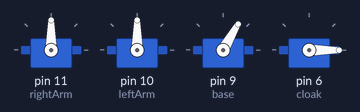
Bench run of a sketch on a simulated Arduino Uno, built with avr-gcc and run on an emulated ATmega328P. On the bench: 4 × servo.

Above: at 1.15 s.
At 11.55 s:
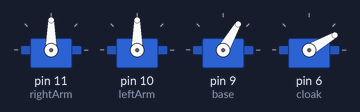
Timing chart, 0 to 13.1 s (numbered marks = the images above):
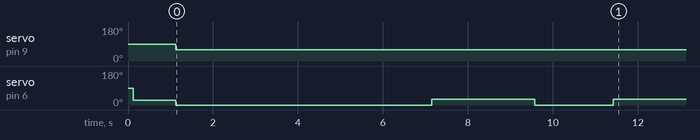

The sketch:

MeArmKnob.ino
```cpp
/*
 Controlling a MeArm 1.0
 by Alejandro Mesias

 modified on 29 Dec 2015
 by Alejandro Mesias
*/

#include <Servo.h>

Servo rightArm; //  11  -- 50 a 180 -- para frente e para tras     -->> valores altos para frente
Servo leftArm;  //  10  -- 30 a 120 -- Sobe e desce a garra        -->> valores altos sobe
Servo base;     //  9   -- 10 a 170 -- Gira a base (centro ~84)
Servo cloak;    //  6   -- 0 a 40   -- Abre a garra


void setup()
{
  rightArm.attach(11);  // attaches the servo on pin 9 to the servo object
  leftArm.attach(10);
  base.attach(9);
  cloak.attach(6);
  moveSlow(rightArm, 93, 10);//rightArm.write(93);
  moveSlow(leftArm, 90, 10); //leftArm.write(90);
  moveSlow(base, 84, 10);//base.write(90);
  cloak.write(25);
  delay(1000);
  Serial.begin(9600);
}


void loop()
{
  base.write(60);
  cloak.write(0);
  moveSlow(leftArm, 30, 10);
  moveSlow(rightArm, 130, 10);
  delay(5000);
  cloak.write(30);

  while(1){
    porEmcima();
    porEmbaixo();
  }

  while(1){delay(100);}

}

void porEmbaixo(){

  moveSlow(base,84,20);
  moveSlow(leftArm, 30, 20);
  moveSlow(rightArm, 130, 20);

  cloak.write(0);

  moveSlow(rightArm, 90, 10);
  moveSlow(leftArm, 50, 10);

  cloak.write(30);

  delay(500);

  cloak.write(0);
  moveSlow(leftArm, 30, 20);
  moveSlow(rightArm, 130, 20);
  cloak.write(30);
}

void porEmcima(){
  //Sobe
  moveSlow(rightArm, 90, 30);
  moveSlow(leftArm, 120, 20);

  //gira
  moveSlow(base,120,20);

  //Desce e poe
  moveSlow(rightArm, 100, 30);
  moveSlow(leftArm, 100, 20);
  cloak.write(0);
  moveSlow(leftArm, 120, 20);
  delay(1000);
  moveSlow(leftArm, 100, 20);
  cloak.write(30);

  //levanta
  moveSlow(leftArm, 120, 20);
  moveSlow(rightArm, 90, 30);
}

void moveSlow(Servo servo, byte newpos, byte wait){
  byte pos = servo.read();
  if(pos < newpos){
    for(;pos<=newpos;pos++){
      servo.write(pos);
      delay(wait);
    }
  } else {
    for(;pos>=newpos;pos--){
      servo.write(pos);
      delay(wait);
    }
  }
}
```

Measured:
- by itself, servo on pin 9 (base): 90° → 60° at 1.1 s
- by itself, servo on pin 6 (cloak): 90° → 25° at 0.12 s, → 0° 1.0 s later, → 30° 6.0 s later, → 0° 2.4 s later, … (73 changes in this stretch)
